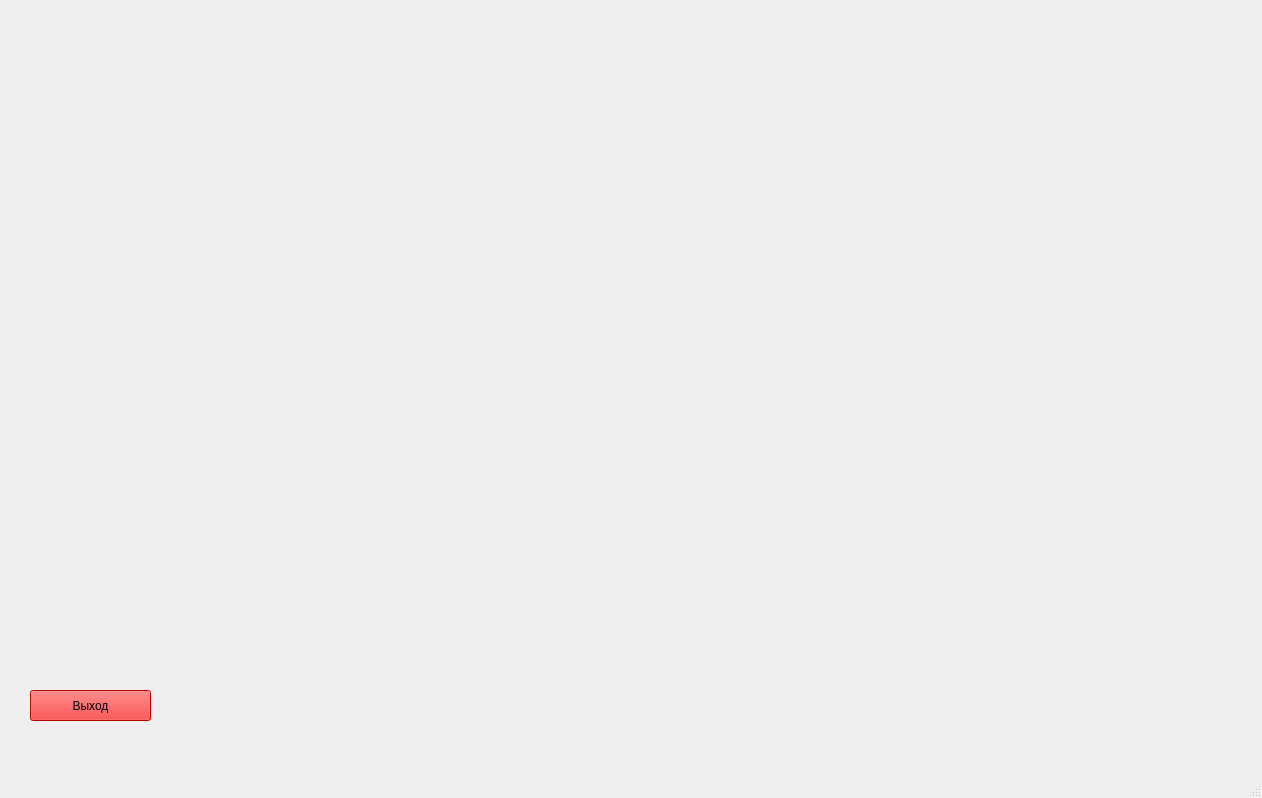
<?xml version="1.0" encoding="UTF-8"?>
<ui version="4.0">
 <class>paper</class>
 <widget class="QMainWindow" name="paper">
  <property name="geometry">
   <rect>
    <x>0</x>
    <y>0</y>
    <width>1262</width>
    <height>798</height>
   </rect>
  </property>
  <property name="windowTitle">
   <string>MainWindow</string>
  </property>
  <widget class="QWidget" name="centralwidget">
   <widget class="QLabel" name="label">
    <property name="geometry">
     <rect>
      <x>-10</x>
      <y>-20</y>
      <width>1000</width>
      <height>750</height>
     </rect>
    </property>
    <property name="toolTip">
     <string>&lt;html&gt;&lt;head/&gt;&lt;body&gt;&lt;h3 style=&quot; margin-top:0px; margin-bottom:15px; margin-left:0px; margin-right:0px; -qt-block-indent:0; text-indent:0px; line-height:120%; background-color:#ffffff;&quot;&gt;&lt;a name=&quot;11_0&quot;/&gt;&lt;span style=&quot; font-family:'Nunito Sans','-apple-system','BlinkMacSystemFont','Segoe UI','Roboto','Helvetica Neue','Arial','Noto Sans','sans-serif','Apple Color Emoji','Segoe UI Emoji','Segoe UI Symbol','Noto Color Emoji'; font-size:large; font-weight:700; color:#085294;&quot;&gt;1&lt;/span&gt;&lt;span style=&quot; font-family:'Nunito Sans','-apple-system','BlinkMacSystemFont','Segoe UI','Roboto','Helvetica Neue','Arial','Noto Sans','sans-serif','Apple Color Emoji','Segoe UI Emoji','Segoe UI Symbol','Noto Color Emoji'; font-size:large; font-weight:700; color:#085294;&quot;&gt;1. Обгон, встречный разъезд&lt;/span&gt;&lt;/h3&gt;&lt;p&gt;&lt;a name=&quot;11_1&quot;/&gt;&lt;span style=&quot; font-family:'Nunito Sans','-apple-system','BlinkMacSystemFont','Segoe UI','Roboto','Helvetica Neue','Arial','Noto Sans','sans-serif','Apple Color Emoji','Segoe UI Emoji','Segoe UI Symbol','Noto Color Emoji'; font-size:17px; font-weight:700; color:#085294;&quot;&gt;1&lt;/span&gt;&lt;span style=&quot; font-family:'Nunito Sans','-apple-system','BlinkMacSystemFont','Segoe UI','Roboto','Helvetica Neue','Arial','Noto Sans','sans-serif','Apple Color Emoji','Segoe UI Emoji','Segoe UI Symbol','Noto Color Emoji'; font-size:17px; font-weight:700; color:#085294;&quot;&gt;1.1.&lt;/span&gt;&lt;span style=&quot; font-family:'Nunito Sans','-apple-system','BlinkMacSystemFont','Segoe UI','Roboto','Helvetica Neue','Arial','Noto Sans','sans-serif','Apple Color Emoji','Segoe UI Emoji','Segoe UI Symbol','Noto Color Emoji'; font-size:17px; color:#000000;&quot;&gt; Прежде чем начать обгон, водитель обязан убедиться в том, что:&lt;/span&gt;&lt;/p&gt;&lt;ul style=&quot;margin-top: 0px; margin-bottom: 0px; margin-left: 0px; margin-right: 0px; -qt-list-indent: 1;&quot;</string>
    </property>
    <property name="whatsThis">
     <string>&lt;html&gt;&lt;head/&gt;&lt;body&gt;&lt;p&gt;&lt;br/&gt;&lt;/p&gt;&lt;/body&gt;&lt;/html&gt;</string>
    </property>
    <property name="styleSheet">
     <string notr="true">background-image: url(:/icons/images/ForStats.png);</string>
    </property>
   </widget>
   <widget class="QPushButton" name="pushButton">
    <property name="geometry">
     <rect>
      <x>30</x>
      <y>690</y>
      <width>121</width>
      <height>31</height>
     </rect>
    </property>
    <property name="styleSheet">
     <string notr="true">
background-color: rgb(255, 0, 0);
</string>
    </property>
    <property name="text">
     <string>Выход</string>
    </property>
   </widget>
  </widget>
  <widget class="QMenuBar" name="menubar">
   <property name="geometry">
    <rect>
     <x>0</x>
     <y>0</y>
     <width>1262</width>
     <height>21</height>
    </rect>
   </property>
  </widget>
  <widget class="QStatusBar" name="statusbar"/>
 </widget>
 <resources/>
 <connections/>
</ui>
